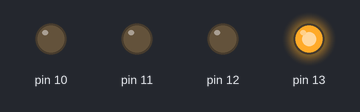
Recording of a sketch running on a simulated Arduino Uno, built with avr-gcc and run on an emulated ATmega328P. Shown: output pins drawn as LEDs (lit = HIGH).

Above: at 0.15 s.
At 1.05 s:
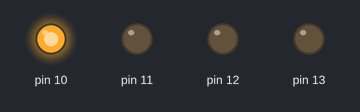
At 1.35 s:
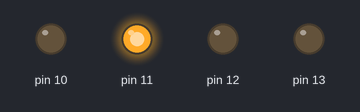
At 3.45 s:
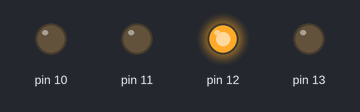
Timing chart, 0 to 4.1 s (numbered marks = the images above):
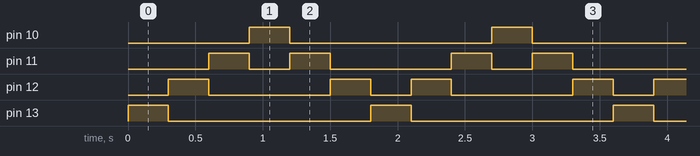

Measured:
- by itself, pin 10, pin 13: alternates HIGH for 0.30 s and LOW for 1.5 s
- by itself, pin 11: repeats every 1.8 s: LOW 0.30 s, HIGH 0.30 s, LOW 0.90 s, HIGH 0.30 s
- by itself, pin 12: repeats every 1.8 s: LOW 0.90 s, HIGH 0.30 s, LOW 0.30 s, HIGH 0.30 s

The sketch:

coche-fantastico.ino
```cpp
// C++ code
//
void setup()
{
  pinMode(13, OUTPUT);
  pinMode(12, OUTPUT);
  pinMode(11, OUTPUT);
  pinMode(10, OUTPUT);
}

void loop()
{
  digitalWrite(13, HIGH);
  delay(300);
  digitalWrite(13, LOW);

  digitalWrite(12, HIGH);
  delay(300);
  digitalWrite(12, LOW);


  digitalWrite(11, HIGH);
  delay(300);
  digitalWrite(11, LOW);


  digitalWrite(10, HIGH);
  delay(300);
  digitalWrite(10, LOW);

  digitalWrite(11, HIGH);
  delay(300);
  digitalWrite(11, LOW);

  digitalWrite(12, HIGH);
  delay(300);
  digitalWrite(12, LOW);

}
```
